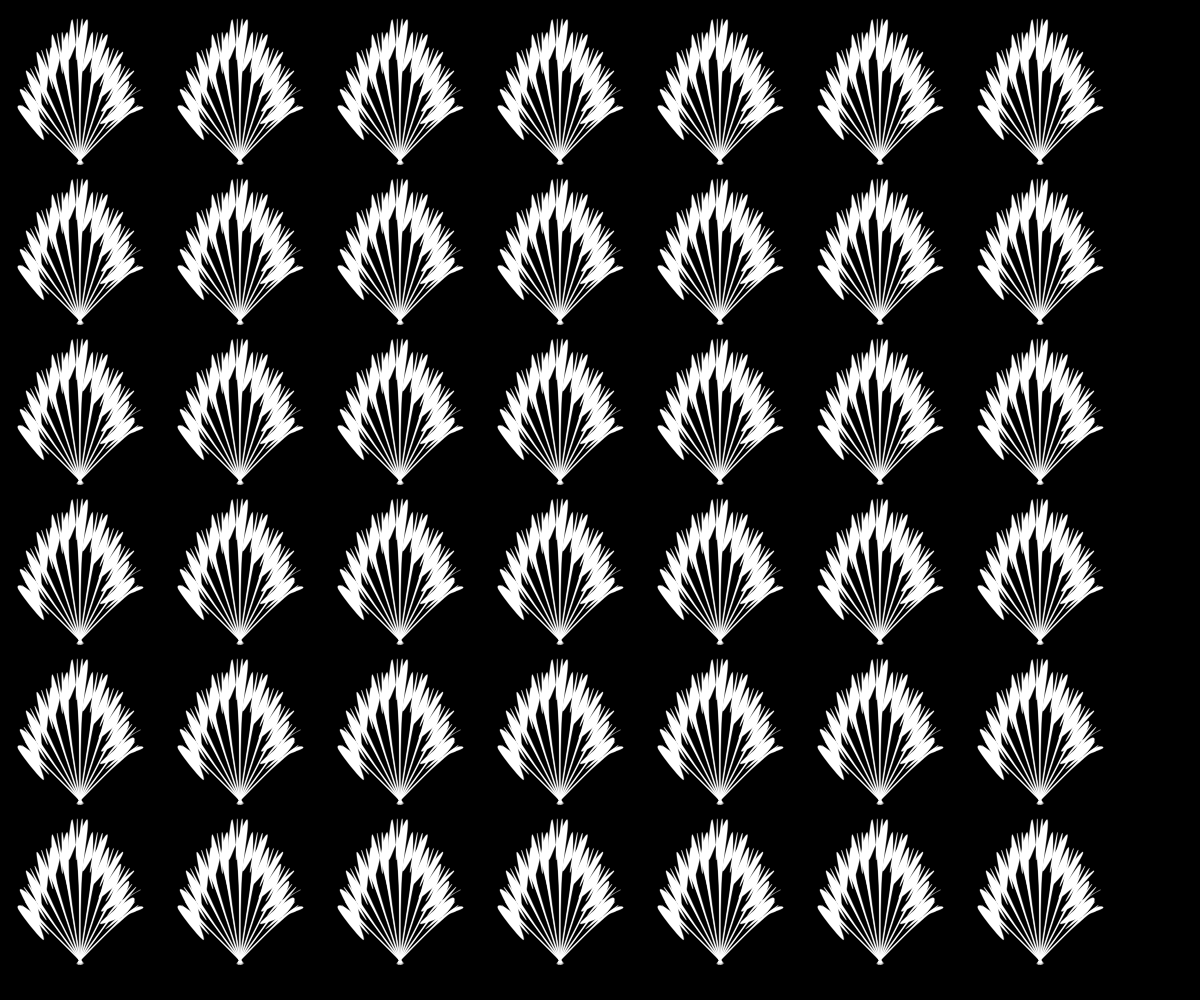
Frame 1 (no input)
Frame 60 (no input): identical to frame 1, image omitted
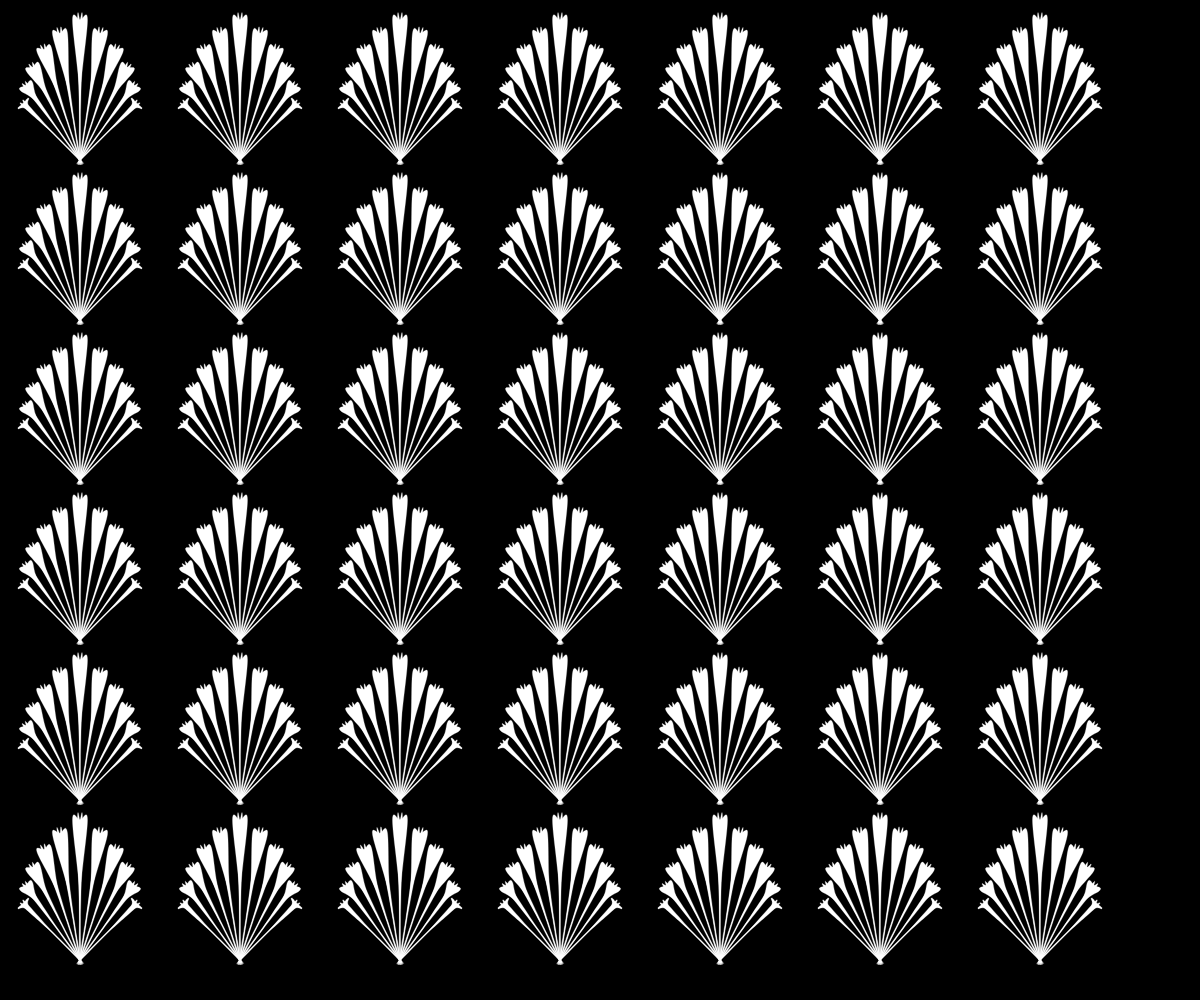
Frame 120 (the mouse pressed at the canvas centre since frame 60)

The p5.js sketch that drew these frames (run headless with seeded random() and noise() and a simulated clock; from frame 60 on, the mouse is pressed at the canvas centre):

// p5.js sketch
// ── sketch.js
var leaves;
var container_scale = 160;
var unit_scale = 0.5;

function setup() {
  createCanvas(windowWidth, windowHeight);
  background(0);

  leaves = [];
  for (var i = container_scale / 2; i < windowWidth; i += container_scale) {
    for (var j = container_scale; j < windowHeight; j += container_scale) {
      leaves.push(new PalmLeaf(i, j, container_scale, unit_scale, 0.85, 15));
      leaves.push(new PalmLeaf(i, j, container_scale, unit_scale, 0.5, 5));
    }
  }
}

function draw() {
  background(0);

  for (var i = 0; i < leaves.length; i++) {
    leaves[i].draw();
  }
}

function PalmLeaf(x, y, rws, s, r, w) {
  // posx , posy, real-world-scale, unit_scale, ratio stem/leaf , leaf width
  this.xpos = x;
  this.ypos = y;
  this.real_world_scale = rws;
  this.scale = s;
  this.angle = -PI;
  this.c = color(255);
  this.ratio = r;
  this.wid = w;

  this.draw = function () {
    push();
    translate(this.xpos, this.ypos);
    rotate(this.angle);
    scale(this.scale);
    for (var i = -PI / 4; i <= PI / 4; i = i + PI / 20) {
      var length_offset = map(abs(i), PI / 4, 0, 0, container_scale * 0.75);
      push();
      fill(this.c);
      stroke(this.c);
      strokeWeight(0.5);
      rotate(i);
      beginShape();
      curveVertex(1, 0);
      curveVertex(1, container_scale * this.ratio);
      curveVertex(this.wid, container_scale + length_offset);
      curveVertex(
        map(
          mouseX,
          0,
          windowWidth,
          this.wid + this.wid / 2,
          -this.wid - this.wid / 2
        ),
        map(
          mouseY,
          0,
          windowHeight,
          container_scale - container_scale / 2 + length_offset,
          container_scale + container_scale / 2 + length_offset
        )
      );
      curveVertex(-this.wid, container_scale + length_offset);
      curveVertex(-1, container_scale * this.ratio);
      curveVertex(-1, 0);
      endShape(CLOSE);
      pop();
    }
    pop();
  };
}
